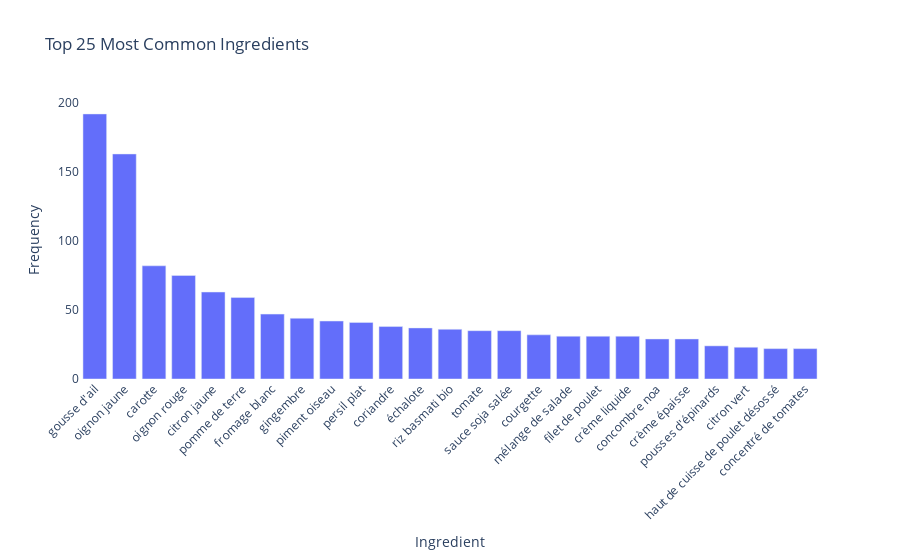

Notebook code for this chart:
### Markdown cell above
## Ingredient Frequency Analysis

### Code cell
all_ingredients = []
most_used_ingredients_range = 25

for index, row in df_recipes.iterrows():
    for ingredient in row["parsed_ingredients"]:
        ingredient_name = ingredient.split(',')[0]
        all_ingredients.append(ingredient_name)

ingredient_counts = Counter(all_ingredients)
ingredient_df = pd.DataFrame.from_dict(ingredient_counts, orient='index', columns=['frequency'])
ingredient_df = ingredient_df.sort_values(by='frequency', ascending=False)

most_used_ingredients = ingredient_df.head(most_used_ingredients_range)
fig = px.bar(
    most_used_ingredients, 
    x=most_used_ingredients.index, 
    y='frequency',
    title=f'Top {most_used_ingredients_range} Most Common Ingredients',
    labels={'x': 'Ingredient', 'frequency': 'Frequency'
})

fig.update_layout(xaxis_tickangle=-45, xaxis_title='Ingredient', yaxis_title='Frequency', plot_bgcolor='white')
fig.show()

### Figure 1 — Plotly figure (JSON) as saved in the notebook; plotly's stock layout.template omitted (floating-point values rounded to 4 significant figures)
{"data": [{"alignmentgroup": "True", "hovertemplate": "index=%{x}<br>Frequency=%{y}<extra></extra>", "legendgroup": "", "marker": {"color": "#636efa", "pattern": {"shape": ""}}, "name": "", "offsetgroup": "", "orientation": "v", "showlegend": false, "textposition": "auto", "type": "bar", "x": ["gousse d'ail", "oignon jaune", "carotte", "oignon rouge", "citron jaune", "pomme de terre", "fromage blanc", "gingembre", "piment oiseau", "persil plat", "coriandre", "échalote", "riz basmati bio", "tomate", "sauce soja salée", "courgette", "mélange de salade", "filet de poulet", "crème liquide", "concombre noa", "crème épaisse", "pousses d'épinards", "citron vert", "haut de cuisse de poulet désossé", "concentré de tomates"], "xaxis": "x", "y": [192, 163, 82, 75, 63, 59, 47, 44, 42, 41, 38, 37, 36, 35, 35, 32, 31, 31, 31, 29, 29, 24, 23, 22, 22], "yaxis": "y"}], "layout": {"barmode": "relative", "legend": {"tracegroupgap": 0}, "plot_bgcolor": "white", "title": {"text": "Top 25 Most Common Ingredients"}, "xaxis": {"anchor": "y", "domain": [0, 1], "tickangle": -45, "title": {"text": "Ingredient"}}, "yaxis": {"anchor": "x", "domain": [0, 1], "title": {"text": "Frequency"}}}}
